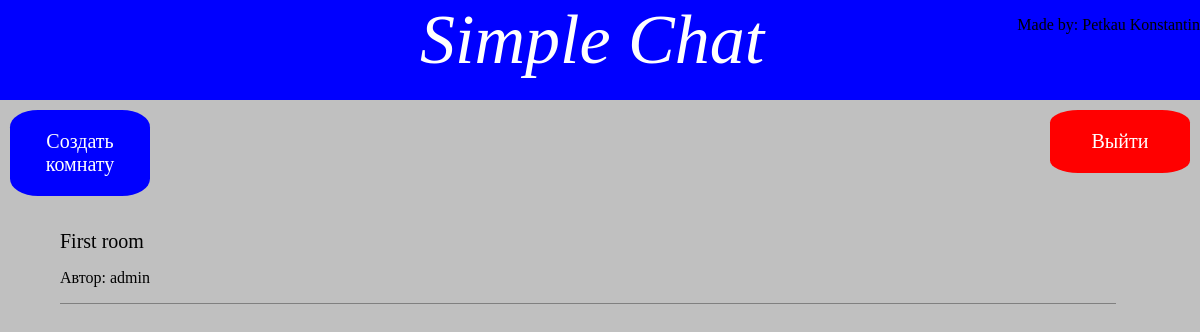
The app's page /rooms/list, older data.
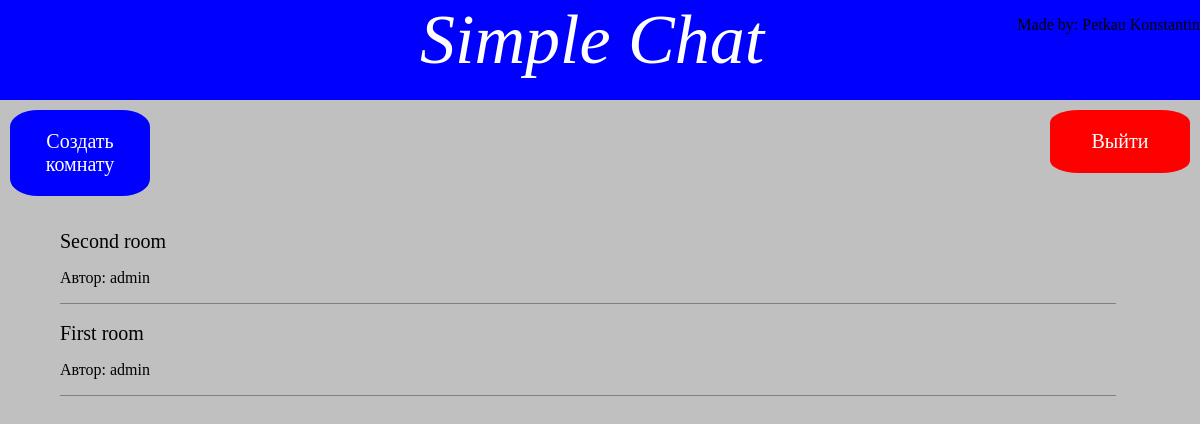
The same page, newer data.
### chat/models.py (models this page shows, shortened)
class Rooms(models.Model):
	author = models.ForeignKey(User, on_delete = models.CASCADE, verbose_name = 'Автор')
	name = models.CharField(max_length = 100, verbose_name = 'Название')
	date = models.DateTimeField(auto_now_add = True, verbose_name = 'Дата содания')
	class Meta:
		verbose_name = 'Комната'
		verbose_name_plural = 'Комнаты'
		ordering = ['-date']

### chat/views.py (the view)
# urls.py: path('rooms/list', views.List_Rooms.as_view(), name = 'rooms_list'),
class List_Rooms(TemplateView):
	template_name = 'rooms/list_for_rooms.html'
	def get_context_data(self, *args, **kwargs):
		context = super().get_context_data(**kwargs)
		context['rooms'] = Rooms.objects.all()
		return context

### template/rooms/list_for_rooms.html
{%extends "main.html"%}
{%block content%}
	<a class = 'logout_chat_button' href = '{%url "chat:logout"%}'>Выйти</a>
	<a class = 'create_room_button' href = '{%url "chat:new_room"%}'>Создать комнату</a>
	<div class = 'room_list'>
		{%for room in rooms%}
			<div class = 'room_list_div'><a class = 'room_list_link' href = '{%url "chat:room_chat" room.id%}'>{{room.name}}</a><p>Автор: {{room.author}}</p></div><br>
		{%endfor%}
	</div>
{%endblock%}

Row changes from the older to the newer data that the page shows:
added Rooms: name "Second room", author "admin"
